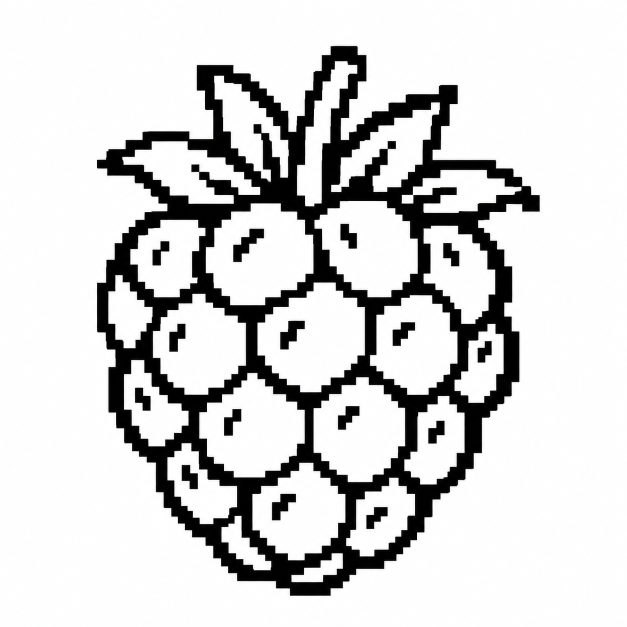
#> input picture assets/pregnancy/week-size/week-08-raspberry.png, 1254 x 1254 px (shown at 1/2 size)
$ python -i generate_pregnancy_week_assets.py   (imports and definitions only)
#> lines starting #> are read from the running program, lines starting #| are printed output that depends on the picture; after the words box and inside, x2 and y2 are one past the last pixel; in counts of white or black regions, pixels touching at a corner belong together
#!/usr/bin/env python3
"""Normalize weekly ImageGen PNGs and pack them as 1-bit firmware assets."""

from __future__ import annotations

from dataclasses import dataclass
from pathlib import Path

from PIL import Image, ImageOps


ROOT = Path(__file__).resolve().parents[1]
SOURCE_DIR = ROOT / "assets" / "pregnancy" / "week-size"
NORMALIZED_DIR = SOURCE_DIR / "firmware"
OUTPUT_CPP = ROOT / "src" / "ui" / "assets" / "pregnancy_week_assets.cpp"

WIDTH = 148
HEIGHT = 148
INK_THRESHOLD = 184
CONTENT_THRESHOLD = 245
MARGIN = 8


@dataclass(frozen=True)
class AssetSpec:
    week: int
    slug: str

    @property
    def source_name(self) -> str:
        return f"week-{self.week:02d}-{self.slug}.png"

    # [4 lines left out: function symbol, not called in this run]


ASSETS = (
    AssetSpec(6, "blueberry"), AssetSpec(7, "coffee-bean"),
    AssetSpec(8, "raspberry"), AssetSpec(9, "cherry"),
    AssetSpec(10, "strawberry"), AssetSpec(11, "apricot"),
    AssetSpec(12, "kiwi"), AssetSpec(13, "lemon"),
    AssetSpec(14, "peach"), AssetSpec(15, "apple"),
    AssetSpec(16, "avocado"), AssetSpec(17, "pomegranate"),
    AssetSpec(18, "bell-pepper"), AssetSpec(19, "mango"),
    AssetSpec(20, "banana"), AssetSpec(21, "carrot"),
    AssetSpec(22, "coconut"), AssetSpec(23, "grapefruit"),
    AssetSpec(24, "corn"), AssetSpec(25, "cauliflower"),
    AssetSpec(26, "lettuce"), AssetSpec(27, "zucchini"),
    AssetSpec(28, "eggplant"), AssetSpec(29, "acorn-squash"),
    AssetSpec(30, "cabbage"), AssetSpec(31, "pineapple"),
    AssetSpec(32, "jicama"), AssetSpec(33, "celery"),
    AssetSpec(34, "cantaloupe"), AssetSpec(35, "winter-melon"),
    AssetSpec(36, "romaine"), AssetSpec(37, "swiss-chard"),
    AssetSpec(38, "leek"), AssetSpec(39, "watermelon"),
    AssetSpec(40, "pumpkin"),
)


def normalize(path: Path) -> Image.Image:
    """Flatten, crop, resize with nearest-neighbour, and threshold one source."""

    with Image.open(path) as source:
#> source is the input picture: PIL image 1254x1254 RGB; mean R, G, B 211.1, 211, 211.1
        rgba = source.convert("RGBA")
        flattened = Image.new("RGBA", rgba.size, "white")
#> flattened: PIL image 1254x1254 RGBA; every value is 255
        flattened.alpha_composite(rgba)
        grayscale = flattened.convert("L")

    content = grayscale.point(lambda value: 0 if value < CONTENT_THRESHOLD else 255)
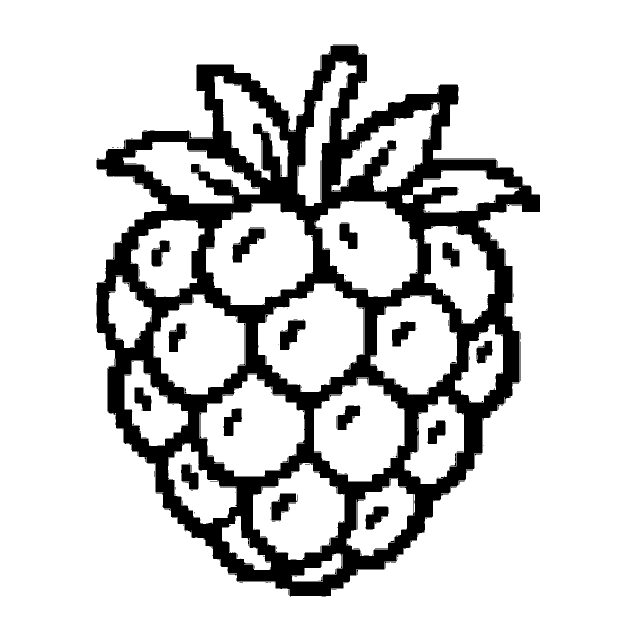
#> content: PIL image 1254x1254 L (shown at 1/2 size); 81.3% white; 614 black regions (542 under 20 px), largest, box (x1, y1, x2, y2) and area: (193, 91, 1080, 1192) 269740, (466, 457, 529, 525) 1996, (560, 641, 610, 700) 1708
    bbox = ImageOps.invert(content).getbbox()
#> bbox = (193, 89, 1080, 1194)
    if bbox is None:
        raise ValueError(f"no visible content in {path}")
    cropped = grayscale.crop(bbox)
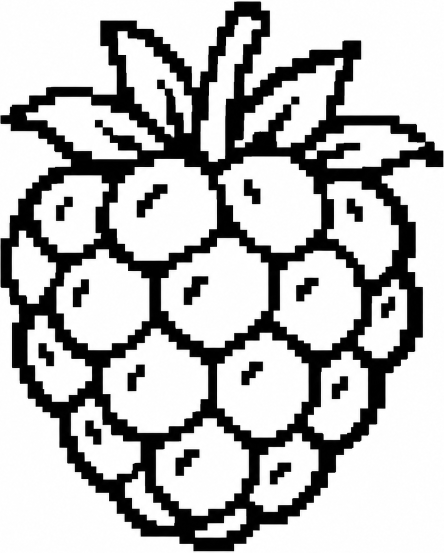
#> cropped: PIL image 887x1105 L (shown at 1/2 size); min 0, max 255, mean 185
    contained = ImageOps.contain(
        cropped,
        (WIDTH - MARGIN * 2, HEIGHT - MARGIN * 2),
        Image.Resampling.NEAREST,
    )
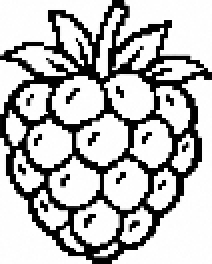
#> contained: PIL image 106x132 L (shown 2 times larger); min 0, max 255, mean 185.7
    normalized = Image.new("L", (WIDTH, HEIGHT), "white")
#> normalized: PIL image 148x148 L; every value is 255
    normalized.paste(
        contained,
        ((WIDTH - contained.width) // 2, (HEIGHT - contained.height) // 2),
    )
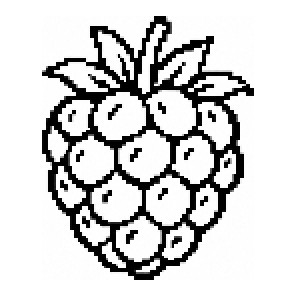
#> normalized: PIL image 148x148 L (shown 2 times larger); min 0, max 255, mean 210.7
    return normalized.point(lambda value: 0 if value < INK_THRESHOLD else 255)
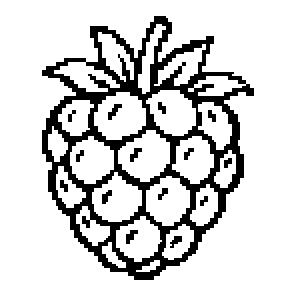
#> returned value: PIL image 148x148 L (shown 2 times larger); 82.4% white; 15 black regions (9 under 20 px), largest, box (x1, y1, x2, y2) and area: (21, 8, 127, 140) 3613, (54, 52, 61, 60) 26, (63, 115, 69, 122) 24, (65, 74, 71, 81) 22, (51, 95, 56, 102) 21, (85, 118, 91, 124) 20


# [59 lines left out: functions pack, format_array, write_cpp, main, not called in this run]


# [2 lines not run here, left out]

>>> result = normalize('../assets/pregnancy/week-size/week-08-raspberry.png')

$ run again, on assets/pregnancy/week-size/week-18-bell-pepper.png
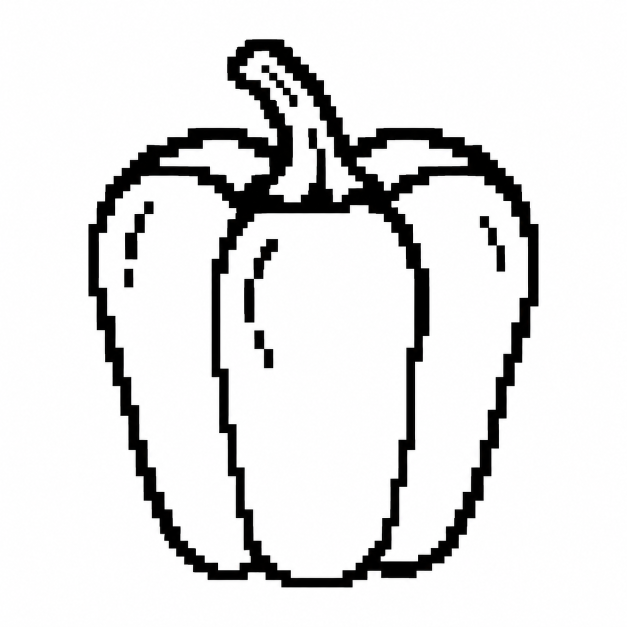
#> input picture assets/pregnancy/week-size/week-18-bell-pepper.png, 1254 x 1254 px (shown at 1/2 size)
#> in normalize, source is the input picture: PIL image 1254x1254 RGB; mean R, G, B 226.3, 226.2, 226.3
#> flattened: PIL image 1254x1254 RGBA; every value is 255
#> in normalize, `content = grayscale.point(lambda value: 0 if value < CONTENT_THRESHOLD..`:
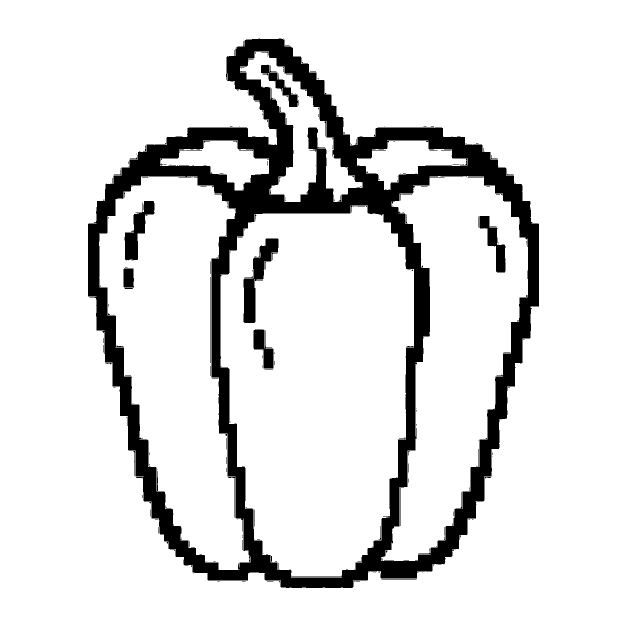
#> content: PIL image 1254x1254 L (shown at 1/2 size); 87.9% white; 368 black regions (304 under 20 px), largest, box (x1, y1, x2, y2) and area: (176, 78, 1078, 1176) 172986, (488, 477, 557, 646) 4088, (249, 402, 308, 520) 2892
#> bbox = (176, 76, 1078, 1176)
#> in normalize, `return normalized.point(lambda value: 0 if value < INK_THRESHOLD else ..`:
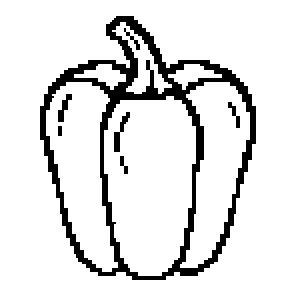
#> returned value: PIL image 148x148 L (shown 2 times larger); 88.2% white; 7 black regions (2 under 20 px), largest, box (x1, y1, x2, y2) and area: (20, 8, 128, 140) 2401, (57, 56, 65, 76) 55, (29, 47, 36, 61) 42, (114, 51, 120, 64) 28, (62, 14, 70, 25) 20

$ run again, on assets/pregnancy/week-size/week-21-carrot.png
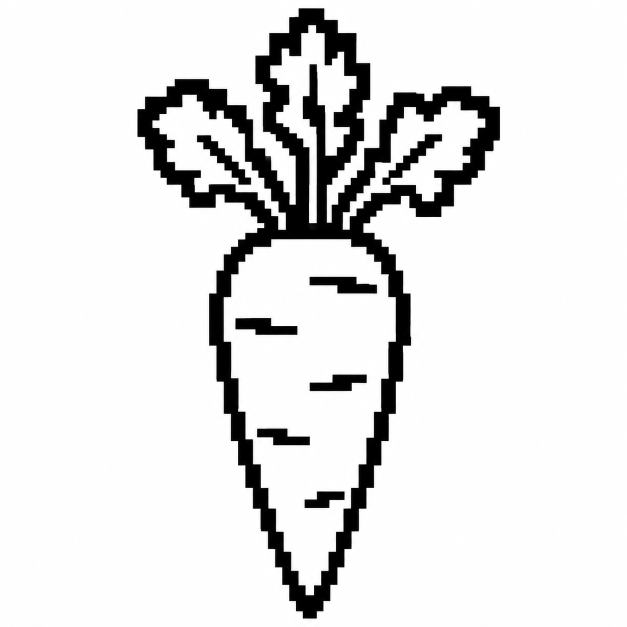
#> input picture assets/pregnancy/week-size/week-21-carrot.png, 1254 x 1254 px (shown at 1/2 size)
#> in normalize, source is the input picture: PIL image 1254x1254 RGB; mean R, G, B 227, 226.9, 226.9
#> flattened: PIL image 1254x1254 RGBA; every value is 255
#> in normalize, `content = grayscale.point(lambda value: 0 if value < CONTENT_THRESHOLD..`:
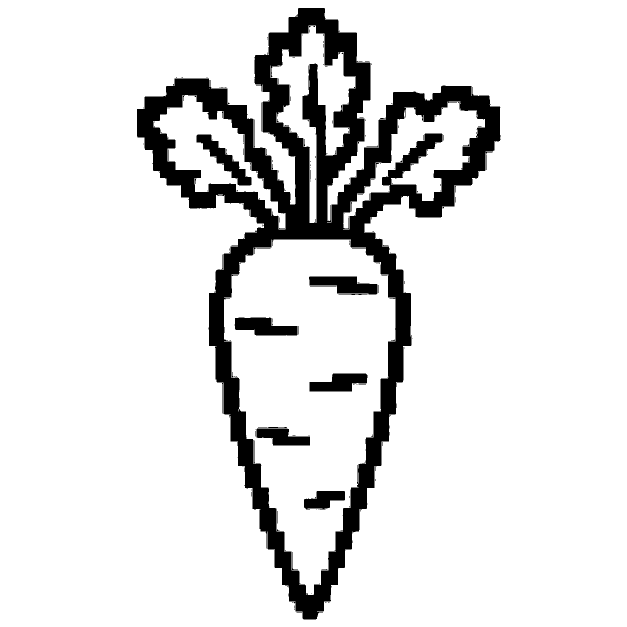
#> content: PIL image 1254x1254 L (shown at 1/2 size); 88.3% white; 355 black regions (305 under 20 px), largest, box (x1, y1, x2, y2) and area: (274, 16, 1001, 1238) 163965, (393, 270, 503, 370) 3274, (618, 553, 755, 588) 3174
#> bbox = (274, 16, 1002, 1240)
#> in normalize, `return normalized.point(lambda value: 0 if value < INK_THRESHOLD else ..`:
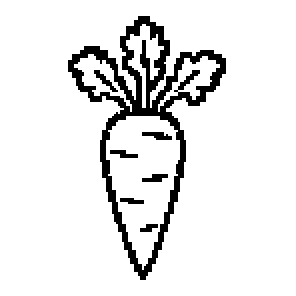
#> returned value: PIL image 148x148 L (shown 2 times larger); 90.6% white; 7 black regions, largest, box (x1, y1, x2, y2) and area: (34, 8, 113, 140) 1868, (71, 66, 86, 70) 40, (47, 35, 59, 46) 38

$ run again, on assets/pregnancy/week-size/week-22-coconut.png
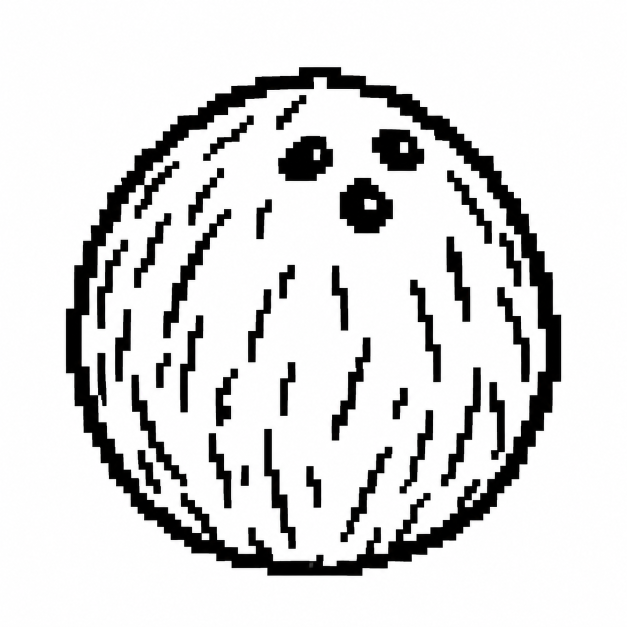
#> input picture assets/pregnancy/week-size/week-22-coconut.png, 1254 x 1254 px (shown at 1/2 size)
#> in normalize, source is the input picture: PIL image 1254x1254 RGB; mean R, G, B 218.4, 218.2, 218.3
#> flattened: PIL image 1254x1254 RGBA; every value is 255
#> in normalize, `content = grayscale.point(lambda value: 0 if value < CONTENT_THRESHOLD..`:
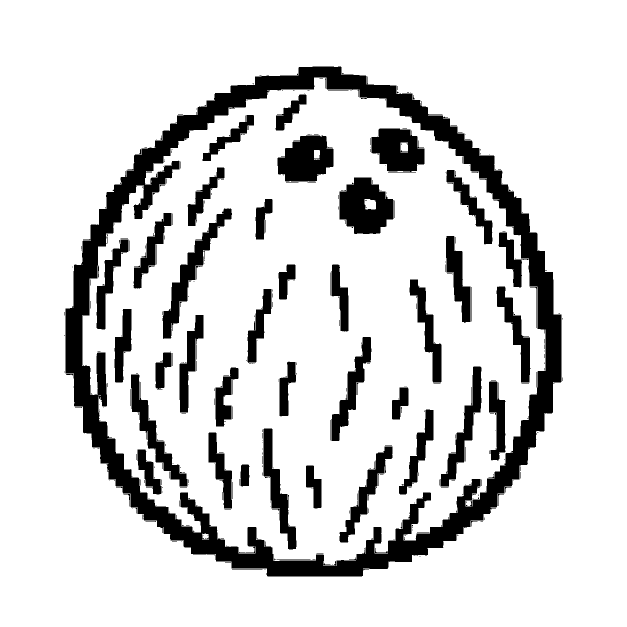
#> content: PIL image 1254x1254 L (shown at 1/2 size); 84.2% white; 603 black regions (499 under 20 px), largest, box (x1, y1, x2, y2) and area: (131, 133, 1123, 1152) 120242, (679, 355, 786, 468) 8640, (555, 271, 667, 363) 7569
#> bbox = (129, 133, 1125, 1154)
#> in normalize, `return normalized.point(lambda value: 0 if value < INK_THRESHOLD else ..`:
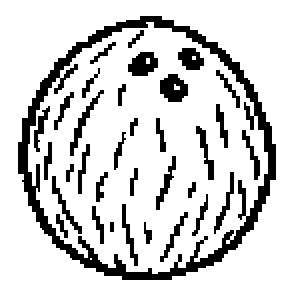
#> returned value: PIL image 148x148 L (shown 2 times larger); 82.3% white; 34 black regions (1 under 20 px), largest, box (x1, y1, x2, y2) and area: (9, 8, 138, 140) 2029, (80, 37, 94, 51) 141, (64, 26, 79, 38) 129
